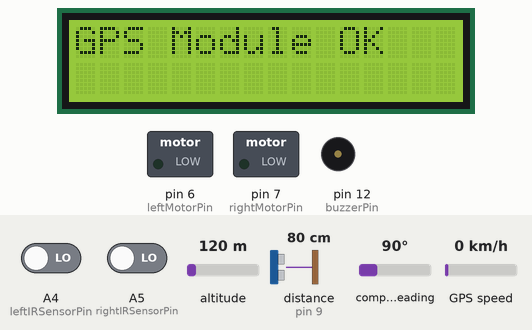
Recording of a sketch running on a simulated Arduino Uno, built with avr-gcc and run on an emulated ATmega328P. Shown: 16×2 character LCD, switched loads named in the sketch (green lamp = pin HIGH), buzzer (waves = sounding, pin HIGH). Wiring (inferred from the names in the program): ultrasonic range finder: trigger pin 8; echo pin 9. The inputs (shaded band) are chosen by the test bench; at power-on: distance to the obstacle (sensor on pin 9) 80 cm, A4 (leftIRSensorPin) LOW, A5 (rightIRSensorPin) LOW, altitude 120 m, compass heading 90°, GPS speed 0 km/h. The echo pulse lasts 58.3 µs per cm; EEPROM starts erased; the GPS gets a fix after 3 s at 37.7749, -122.4194 with 8 satellites; the modem accepts every AT command (registered, SIM ready, sends succeed) and sends nothing else; pins used as bus, display or sensor lines are not drawn; what the sketch prints to the serial monitor is not drawn.

Above: at 3.1 s.
At 8.2 s:
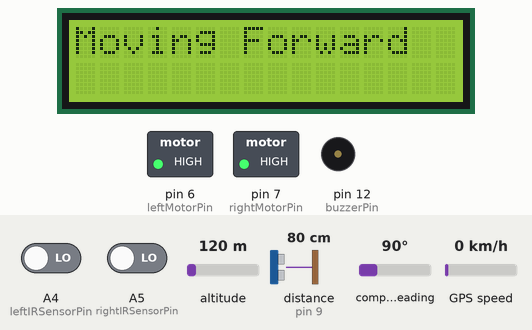
8.3 s: distance to the obstacle (sensor on pin 9) set to 13 cm
9.8 s: distance to the obstacle (sensor on pin 9) set to 10 cm
At 12.3 s:
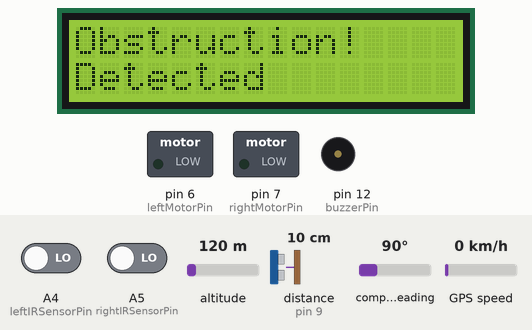
At 15.2 s:
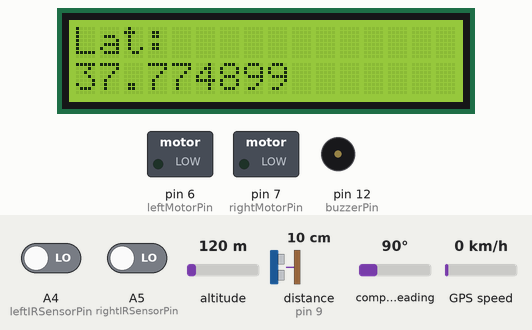
Timing chart, 0 to 16.7 s (numbered marks = the images above; inputs shaded):
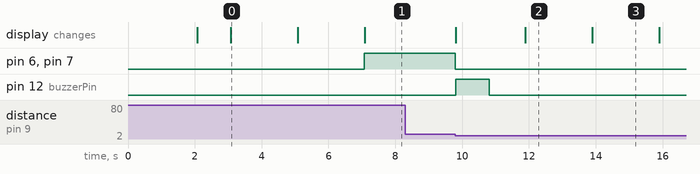

The sketch:

arduinoSketch.ino
```cpp
#include <LiquidCrystal.h>
#include <SoftwareSerial.h>
#include <TinyGPS.h>
#include <EEPROM.h>

// LCD
LiquidCrystal lcd(10, 11, A0, A1, A2, A3); // RS, EN, D4, D5, D6, D7

// Pin Definitions
const int leftMotorPin = 6;          // Motor Driver Pin for Left Motor
const int rightMotorPin = 7;         // Motor Driver Pin for Right Motor
const int ultrasonicTrigPin = 8;     // Ultrasonic Sensor Trigger Pin
const int ultrasonicEchoPin = 9;     // Ultrasonic Sensor Echo Pin
const int leftIRSensorPin = A4;      // Left IR Sensor Pin
const int rightIRSensorPin = A5;     // Right IR Sensor Pin
const int buzzerPin = 12;            // Buzzer Pin

// EEPROM Addresses
const int EEPROM_LATITUDE_ADDR = 0;
const int EEPROM_LONGITUDE_ADDR = 4;

// GPS and GSM
SoftwareSerial gpsSerial(2, 3);      // GPS module RX, TX
SoftwareSerial gsmSerial(4, 5);      // GSM module RX, TX
TinyGPS gps;

// Constants
const int distanceThreshold = 10;   // Ultrasonic sensor distance threshold (cm)

// Function Prototypes
void initializeSystem();
void checkModules();
void moveForward();
void stopVehicle();
void checkCracks();
void checkObstruction();
void fetchGPS(long &latitude, long &longitude);
void sendSMS(String message);
void beepBuzzer();
void updateLCD(String line1, String line2);
long measureDistance();
void updateEEPROM(long latitude, long longitude);
void readGPSFromEEPROM(long &latitude, long &longitude);
void handleSMS();
void parseAndSaveLOC(String sms);

// Globals
long savedLatitude = 15157681;
long savedLongitude = 76891262;

void setup() {
  // Initialize components
  initializeSystem();
  checkModules();
  //readGPSFromEEPROM(savedLatitude, savedLongitude);
}

void loop() {
  moveForward();

  checkCracks();
  checkObstruction();
  handleSMS();
  delay(100); // Loop delay for stability
}

// Function Definitions

void initializeSystem() {
  lcd.begin(16, 2);
  Serial.begin(9600);
  pinMode(leftMotorPin, OUTPUT);
  pinMode(rightMotorPin, OUTPUT);
  pinMode(leftIRSensorPin, INPUT);
  pinMode(rightIRSensorPin, INPUT);
  pinMode(ultrasonicTrigPin, OUTPUT);
  pinMode(ultrasonicEchoPin, INPUT);
  pinMode(buzzerPin, OUTPUT);
  lcd.print("System Init...");
  delay(2000);
}

void checkModules() {
  updateLCD("Checking Modules", "");
  delay(1000);

  // Check GPS module
  gpsSerial.begin(9600);
  if (gpsSerial) {
    updateLCD("GPS Module OK", "");
    delay(2000);
  } else {
    updateLCD("GPS Failed!", "");
    while (true); // Halt execution
  }

  // Check GSM module
  gsmSerial.begin(9600);
  if (gsmSerial) {
    updateLCD("GSM Module OK", "");
    delay(2000);
  } else {
    updateLCD("GSM Failed!", "");
    while (true); // Halt execution
  }
}

void moveForward() {
  digitalWrite(leftMotorPin, HIGH);
  digitalWrite(rightMotorPin, HIGH);
  updateLCD("Moving Forward", "");
}

void stopVehicle() {
  digitalWrite(leftMotorPin, LOW);
  digitalWrite(rightMotorPin, LOW);
  updateLCD("Vehicle Stopped", "");
}

void checkCracks() {
  int leftSignal = digitalRead(leftIRSensorPin);
  int rightSignal = digitalRead(rightIRSensorPin);
  long latitude , longitude ;

  if (leftSignal == HIGH || rightSignal == HIGH) { // Crack detected
    stopVehicle();
    beepBuzzer();
    fetchGPS(latitude, longitude);

    String trackSide = (leftSignal == LOW) ? "Right" : "Left";
    String message = "Track Issue: " + trackSide;
    message += "\nLocation: ";
    message += String(latitude / 1000000.0, 6) + ", " + String(longitude / 1000000.0, 6);
    message += "\nMap: https://maps.google.com/?q=";
    message += String(latitude / 1000000.0, 6) + "," + String(longitude / 1000000.0, 6);

    updateLCD("Crack Detected:", trackSide);
    delay(2000);
    updateLCD("Lat:", String(latitude / 1000000.0, 6));
    delay(2000);
    updateLCD("Lon:", String(longitude / 1000000.0, 6));
    delay(2000);

    sendSMS(message);
  }
}

void checkObstruction() {
  long distance = measureDistance();
  long latitude , longitude;

  if (distance <= distanceThreshold) { // Obstruction detected
    stopVehicle();
    beepBuzzer();
    fetchGPS(latitude, longitude);

    String message = "Obstruction Detected\nLocation: ";
    message += String(latitude / 1000000.0, 6) + ", " + String(longitude / 1000000.0, 6);
    message += "\nMap: https://maps.google.com/?q=";
    message += String(latitude / 1000000.0, 6) + "," + String(longitude / 1000000.0, 6);

    updateLCD("Obstruction!", "Detected");
    delay(2000);
    updateLCD("Lat:", String(latitude / 1000000.0, 6));
    delay(2000);
    updateLCD("Lon:", String(longitude / 1000000.0, 6));
    delay(2000);

    sendSMS(message);
  }
}

long measureDistance() {
  digitalWrite(ultrasonicTrigPin, LOW);
  delayMicroseconds(2);
  digitalWrite(ultrasonicTrigPin, HIGH);
  delayMicroseconds(10);
  digitalWrite(ultrasonicTrigPin, LOW);
  long duration = pulseIn(ultrasonicEchoPin, HIGH);
  return duration * 0.034 / 2; // Convert to cm
}

void fetchGPS(long &latitude, long &longitude) {
  unsigned long age;

  while (gpsSerial.available() > 0) {
    char c = gpsSerial.read();
    gps.encode(c);  // Feed data to TinyGPS
  }

  // Get the position if available
  gps.get_position(&latitude, &longitude, &age);

  // If the GPS data is invalid, retry
  if (latitude == TinyGPS::GPS_INVALID_ANGLE || longitude == TinyGPS::GPS_INVALID_ANGLE) {
    //updateLCD("GPS Failed!", "No Fix");
    //Serial.println("GPS failed to get valid data.");
    //delay(2000);
    latitude = savedLatitude;
    longitude = savedLongitude;
    return; // Try again
  } else {
    //updateLCD("GPS Updated!", "");
    updateEEPROM(latitude, longitude);
    Serial.print("Latitude: ");
    Serial.println(latitude / 1000000.0, 6);
    Serial.print("Longitude: ");
    Serial.println(longitude / 1000000.0, 6);
  }
}

void sendSMS(String message) {
  gsmSerial.println("AT+CMGF=1"); // Set SMS mode to text
  delay(100);
  gsmSerial.println("AT+CMGS=\"+917353203813\""); // Replace with actual number
  delay(100);
  gsmSerial.println(message);
  delay(100);
  gsmSerial.write(26); // CTRL+Z to send
  updateLCD("SMS Sent!", "");
  delay(2000);
  while(true)
  {
    handleSMS();
  }
}

void beepBuzzer() {
  digitalWrite(buzzerPin, HIGH);
  delay(1000);
  digitalWrite(buzzerPin, LOW);
  delay(1000);
}

void updateLCD(String line1, String line2) {
  Serial.println(line1);
  Serial.println(line2);
  lcd.clear();
  lcd.print(line1);
  lcd.setCursor(0, 1);
  lcd.print(line2);
}

void updateEEPROM(long latitude, long longitude) {
  EEPROM.put(EEPROM_LATITUDE_ADDR, latitude);
  EEPROM.put(EEPROM_LONGITUDE_ADDR, longitude);
  Serial.println("GPS saved to EEPROM.");
}

void readGPSFromEEPROM(long &latitude, long &longitude) {
  EEPROM.get(EEPROM_LATITUDE_ADDR, latitude);
  EEPROM.get(EEPROM_LONGITUDE_ADDR, longitude);
  Serial.print("Latitude from EEPROM: ");
  Serial.println(latitude / 1000000.0, 6);
  Serial.print("Longitude from EEPROM: ");
  Serial.println(longitude / 1000000.0, 6);
}

// void handleSMS() {
//   if (gsmSerial.available() > 0) {
//     String sms = "";
//     while (gsmSerial.available()) {
//       char c = gsmSerial.read();
//       sms += c;
//       delay(10);
//     }

//     Serial.println("Received SMS: " + sms);

//     if (sms.indexOf("LOC") != -1) {
//       parseAndSaveLOC(sms);
//     }
//   }
// }

void handleSMS() {
  if (gsmSerial.available() > 0) {
    String response = "";
    while (gsmSerial.available()) {
      char c = gsmSerial.read();
      response += c;
      delay(10);
    }

    Serial.println("Received Response: " + response);

    // Check if the response indicates a new SMS
    if (response.indexOf("+CMTI:") != -1) {
      int index = getSMSIndex(response);
      if (index != -1) {
        readAndProcessSMS(index);
      }
    }
  }
}

// Helper function to extract SMS index from "+CMTI" response
int getSMSIndex(String response) {
  int commaIndex = response.indexOf(",");
  if (commaIndex != -1) {
    return response.substring(commaIndex + 1).toInt();
  }
  return -1; // Invalid index
}

// // Helper function to read and process SMS at a given index
// void readAndProcessSMS(int index) {
//   Serial.print("Reading SMS at index ");
//   Serial.println(index);

//   // Send AT command to read SMS
//   gsmSerial.print("AT+CMGR=");
//   gsmSerial.println(index);
//   delay(1000);

//   // Read the response from the GSM module
//   String smsContent = "";
//   while (gsmSerial.available()) {
//     char c = gsmSerial.read();
//     smsContent += c;
//     delay(10);
//   }

//   Serial.println("SMS Content: ");
//   Serial.println(smsContent);

//   // Check if the SMS starts with "LOC" and process it
//   if (smsContent.indexOf("LOC") != -1) {
//     parseAndSaveLOC(smsContent);
//   }
// }

void readAndProcessSMS(int index) {
  Serial.print("Reading SMS at index ");
  Serial.println(index);

  // Send AT command to read SMS

  gsmSerial.print("AT+CMGF=1\r\n");
  gsmSerial.print("AT+CMGL=\"REC UNREAD\"\r\n");
  // gsmSerial.print("AT+CMGR=");
  // gsmSerial.println(index);
  delay(500);

  // Read the response from the GSM module
  String smsContent = "";
  unsigned long startTime = millis();

  // Read until a timeout or until the GSM module stops sending data
  while (millis() - startTime < 1000) { // 2-second timeout
    while (gsmSerial.available()) {
      char c = gsmSerial.read();
      smsContent += c;
      startTime = millis(); // Reset timeout when data is received
    }
  }

  Serial.println("SMS Content: ");
  Serial.println(smsContent);

  // Check if the SMS starts with "LOC" and process it
  if (smsContent.indexOf("LOC") != -1) {
    parseAndSaveLOC(smsContent);
  } else {
    Serial.println("No LOC command found in SMS.");
  }
}

void parseAndSaveLOC(String sms) {
  // Extract latitude and longitude from SMS
  sms.trim();
  sms.remove(0, 3);  // Remove "LOC"
  int commaIndex = sms.indexOf(',');
   int locIndex = sms.indexOf("LOC");
  if (commaIndex > 0) {
    String latStr = sms.substring(locIndex + 3, commaIndex);
    String lonStr = sms.substring(commaIndex + 1);

    long latitude = latStr.toFloat() * 1000000;
    long longitude = lonStr.toFloat() * 1000000;

    // Save to EEPROM
    updateEEPROM(latitude, longitude);
    savedLatitude = latitude;
    savedLongitude = longitude;

    updateLCD("SMS Updated:", "EEPROM Saved");
    delay(2000);
  } else {
    updateLCD("SMS Error:", "Invalid LOC");
    delay(2000);
  }
}
```

Measured:
- the behaviour switches between 12 and 11 cm on distance to the obstacle (sensor on pin 9) (found by bisection; images 1 and 2)
- after the input at 8.3 s, every drawn part: stays the same
- after the input at 9.8 s, pin 6 (leftMotorPin), pin 7 (rightMotorPin): HIGH → LOW at once; pin 12 (buzzerPin): LOW → HIGH at once, → LOW 1.0 s later; the display: first changes at once (image 2 shows a later state)
- what the display in image 0 shows lasts 2.0 s, from 3.1 s to 5.1 s
